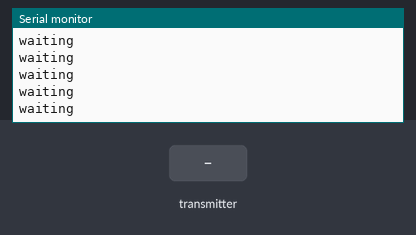
A sketch run on a simulated Arduino Uno, built with avr-gcc and run on an emulated ATmega328P. Parts: the last lines printed to the serial monitor. The inputs (shaded band) are chosen by the test bench. No radio packets arrive unless stated.

Above: at 1.2 s.
1.3 s: the transmitter starts sending accX = 0
At 2.2 s:
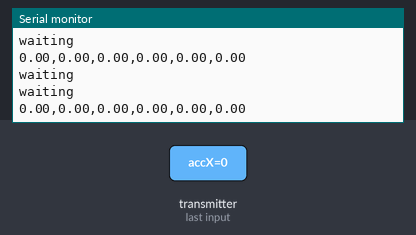
2.9 s: the transmitter starts sending accY = 0
5.9 s: the transmitter starts sending accZ = 25
At 7.0 s:
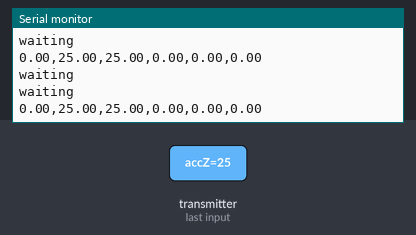
8.9 s: the transmitter starts sending gyroX = 25
At 9.9 s:
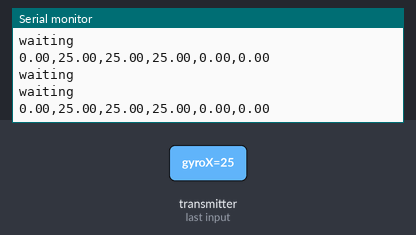
11.9 s: the transmitter starts sending gyroY = 25
At 12.7 s:
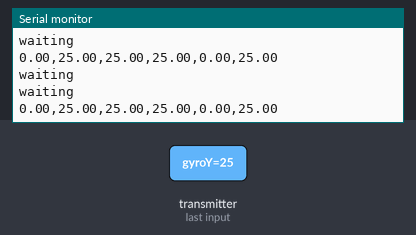

Measured:
- after the input at 1.3 s, the serial monitor: prints a new line after 0.07 s (image 1)
- after the input at 5.9 s, the serial monitor: prints a new line after 0.07 s (image 2)
- after the input at 8.9 s, the serial monitor: prints a new line after 0.07 s (image 3)
- after the input at 11.9 s, the serial monitor: prints a new line after 0.08 s (image 4)

The sketch:

RX_Code.ino
```cpp
/*
  Arduino Wireless Communication Code
  Reciever Code
  Inspired and Learnt from Dejan Nedelkovski and Arduino Forums
  Link: https://howtomechatronics.com/tutorials/arduino/arduino-wireless-communication-nrf24l01-tutorial/
  Link: https://projecthub.arduino.cc/tmekinyan/how-to-use-the-nrf24l01-module-with-arduino-813957
*/

#include <SPI.h>
#include <nRF24L01.h>
#include <RF24.h>

#define CE_PIN 7
#define CSN_PIN 8

RF24 radio(CE_PIN, CSN_PIN);

const byte address[6] = "00001";

struct payLoad {
  // NR24L01 buffer limit is 32 byte (max struct size)
  // floats are 4 bytes; 4 * 6 features => 24 bytes of data
  float accX;
  float accY;
  float accZ;
  float gyroX;
  float gyroY;
  float gyroZ;
};

payLoad payLoad;

void setup() {
  Serial.begin(9600);

  radio.begin();
  radio.setAutoAck(false); //(bool) Append ACK packet from the receiving radio back to the transmitting radio
  radio.setDataRate(RF24_2MBPS); // (RF24_250KBPS|RF24_1MBPS|RF24_2MBPS)
  radio.setPALevel(RF24_PA_MIN);
  radio.setPayloadSize(sizeof(payLoad));
  radio.openReadingPipe(0, address);
  radio.startListening();

  Serial.println("reading for recieving");
}
void loop() {

  if (radio.available() > 0) {
    read_Data();
  } else {
    Serial.println("waiting");
  }
}

void read_Data() {
  /*
    Sends formatted data in a comma-seperated string
    Format: "accX,accY,accZ,gyroX,gyroY,gyroZ"
  */
  radio.read(&payLoad, sizeof(payLoad));

  Serial.print(payLoad.accX);
  Serial.print(",");
  Serial.print(payLoad.accZ);
  Serial.print(",");
  Serial.print(payLoad.accZ);
  Serial.print(",");
  Serial.print(payLoad.gyroX);
  Serial.print(",");
  Serial.print(payLoad.gyroZ);
  Serial.print(",");
  Serial.println(payLoad.gyroY);
}
```
